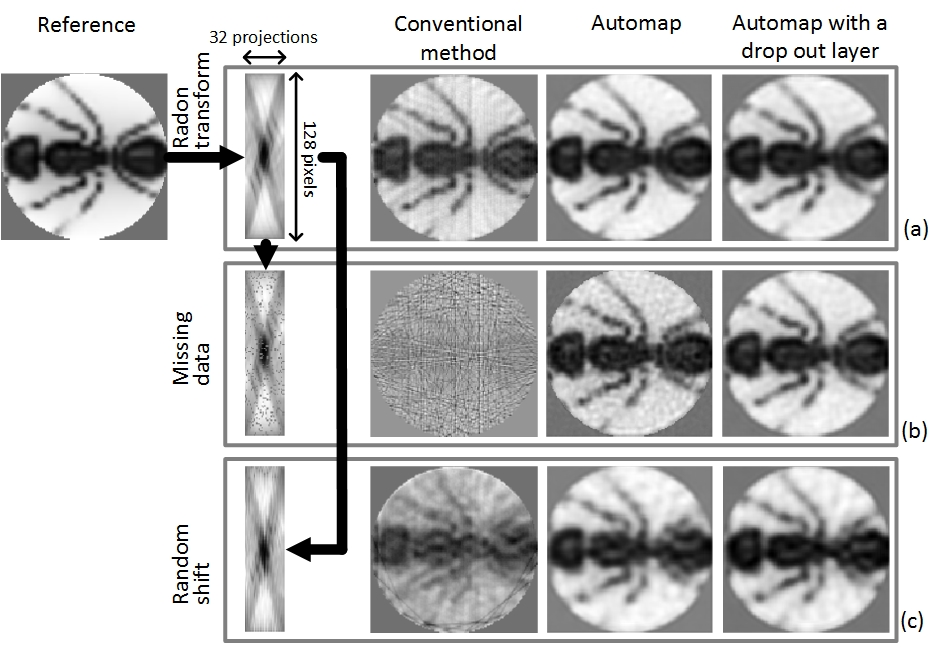
#> input picture Image reconstruction/Deep learning (AUTOMAP)/automap.jpg, 942 x 647 px, given as the content of the folder Data/ImageNet, which was not available
$ python keras_generate_input.py   (older library calls are emulated)
#> lines starting #> are read from the running program, lines starting #| are printed output that depends on the picture; long printed decimals are rounded; pictures that were not available may be replaced by others from this repository, and a replacement may not be noted
'''
create input data with flexible size
'''
from __future__ import print_function, division
import numpy as np
import cv2
import os
import matplotlib
from matplotlib import pyplot as plt
import random

from skimage import data_dir
from skimage.io import imread
from skimage.transform import radon, iradon, rescale, resize
from scipy.ndimage.interpolation import shift


def im_rotate(img, angle):
    """ Rotates an image by angle degrees
    :param img: input image
    :param angle: angle by which the image is rotated, in degrees
    :return: rotated image
    """
    rows, cols = img.shape
    rotM = cv2.getRotationMatrix2D((cols/2-0.5, rows/2-0.5), angle, 1)
    imrotated = cv2.warpAffine(img, rotM, (cols, rows))

    return imrotated

def createCircularMask(h, w, center=None, radius=None):
    #draw a circular mask
    if center is None: # use the middle of the image
        center = [int(w/2), int(h/2)]
    if radius is None: # use the smallest distance between the center and image walls
        radius = min(center[0], center[1], w-center[0], h-center[1])

    Y, X = np.ogrid[:h, :w]
    dist_from_center = np.sqrt((X - center[0])**2 + (Y-center[1])**2)

    mask = dist_from_center <= radius
    return mask

def crop_circle(image, crop_half_width, crop_half_height, mask):
    #crop the center of an image and draw a circular mask '
    h=image.shape[1]
    w=image.shape[0]
    center = [int(w/2), int(h/2)]
    masked_img = image [int(center[0]-crop_half_width):int(center[0]+crop_half_width),int(center[1]-crop_half_height):int(center[1]+crop_half_height)].copy()

    masked_img[~mask] = 0

    return (masked_img)

def create_sino(image,no_angles):
    theta = np.linspace(0., 180., no_angles, endpoint=True)
    sinogram = radon(image, theta=theta, circle=True)
    #print ('sinogram shape:',np.shape(sinogram))
    return (sinogram, theta)

# [689 lines left out: functions create_sino_fft, create_sino_shift, load_images, load_images_0to1, load_images_normalize_shift_rotate, load_images_normalize_shift_rotate_random and 5 more, not called in this run]

def load_images_normalize_shift_rotate_large(folder, n_img, img_size, no_angles, shift = False, imrotate = False):
    """ Loads n_im images from the folder and puts them in an array bigy of
    size (n_im, im_size1, im_size2), where (im_size1, im_size2) is an image
    size.
    Performs FFT of every input image and puts it in an array bigx of size
    (n_im, im_size1, im_size2, 2), where "2" represents real and imaginary
    dimensions
    :param folder: path to the folder, which contains images
    :param n_im: number of images to load from the folder
    :param normalize: if True - the xbig data will be normalized
    :param imrotate: if True - the each input image will be rotated by 90, 180,
    and 270 degrees
    :return:
    bigx: 4D array of frequency data of size (n_im, im_size1, im_size2, 2)
    bigy: 3D array of images of size (n_im, im_size1, im_size2)
    """
#> called with folder = 'Data\\ImageNet', n_img = 100, img_size = 128, no_angles = 128, shift = True, imrotate = True
    assert(img_size % 2 == 0) # image size must be even number
    # Initialize the arrays:
    n_im = n_img
    if shift:
        n_im = 4*n_img
    if imrotate:
        n_im = 4*n_img
    if shift and imrotate:
        n_im = 7*n_img


    print ('number of image:', n_im)
    bigy = np.empty((n_im, 1, img_size, img_size))
    bigx = np.empty((n_im, 1, img_size, no_angles))

    # create circular mask
    mask = createCircularMask(img_size, img_size, radius=img_size/2)
    print ('mask shape:', np.shape(mask))
    im = 0  # image counter
    #print (os.listdir(folder))
    for filename in os.listdir(folder):
        if not filename.startswith('.'):
            bigy_temp = cv2.imread(os.path.join(folder, filename),
                                   cv2.IMREAD_GRAYSCALE)
#> bigy_temp: shape (647, 942); min 0, max 255, mean 193.6

            # normalized to -0.5 to 0.5
            bigy_temp=cv2.normalize(bigy_temp, bigy_temp, alpha=-0.5, beta=0.5, norm_type=cv2.NORM_MINMAX, dtype=cv2.CV_32F)
            bigy_temp = rescale(bigy_temp,0.2,order=1)
#> bigy_temp: shape (129, 188) float32
            # if the image is too small, upscale
            if (np.shape(bigy_temp)[0]  <=img_size) or (np.shape(bigy_temp)[1] <=img_size):
                bigy_temp = np.squeeze(bigy_temp)
                bigy_temp = rescale(bigy_temp,2,order=1)
            if (np.shape(bigy_temp)[0]  <=img_size) or (np.shape(bigy_temp)[1] <=img_size):
                bigy_temp = np.squeeze(bigy_temp)
                bigy_temp = rescale(bigy_temp,2,order=1)
            if (np.shape(bigy_temp)[0]  <=img_size) or (np.shape(bigy_temp)[1] <=img_size):
                bigy_temp = np.squeeze(bigy_temp)
                bigy_temp = rescale(bigy_temp,2,order=1)
            if (np.shape(bigy_temp)[0]  <=img_size) or (np.shape(bigy_temp)[1] <=img_size):
                bigy_temp = np.squeeze(bigy_temp)
                bigy_temp = rescale(bigy_temp,2,order=1)
            if (np.shape(bigy_temp)[0]  <=img_size) or (np.shape(bigy_temp)[1] <=img_size):
                bigy_temp = np.squeeze(bigy_temp)
                bigy_temp = rescale(bigy_temp,2,order=1)
            if (np.shape(bigy_temp)[0]  <=img_size) or (np.shape(bigy_temp)[1] <=img_size):
                bigy_temp = np.squeeze(bigy_temp)
                bigy_temp = rescale(bigy_temp,2,order=1)
            # crop a circle in the middle of the image to simulate CT
            bigy_temp_crop=crop_circle(bigy_temp, img_size/2, img_size/2, mask)

            # expand dimension to make it channel first
            bigy[im, :, :, :] = np.expand_dims(bigy_temp_crop, axis = 0);

            # generate sinogram
            sinogram, _ = create_sino(bigy_temp_crop, no_angles)
            bigx[im, :, :, :] = np.expand_dims(sinogram, axis = 0);
            im += 1


            if shift:
                i = 0
                for step in [-10, -10, 10]:

                    bigy_shift = np.roll(bigy_temp, step, axis = i)
                    bigy_temp_crop=crop_circle(bigy_shift, img_size/2, img_size/2, mask)
                    sinogram, _ = create_sino(bigy_temp_crop,no_angles)
                    bigx[im, :, :, :] = np.expand_dims(sinogram, axis = 0);
                    bigy[im, :, :, :] = np.expand_dims(bigy_temp_crop, axis = 0);
                    i = 1 # change axis
                    im += 1
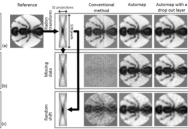
#> bigy_shift: shape (129, 188) float32; min -0.5, max 0.5, mean 0.259; drawn with min black and max white
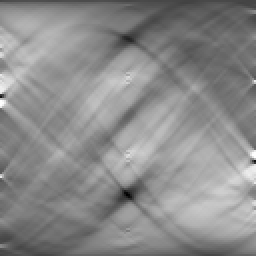
#> sinogram: shape (128, 128) float32 (shown 2 times larger); min -23.07, max 60.5, mean 22.5; drawn with min black and max white
#> after the loop, im = 4


            if imrotate:
                for angle in [90, 180, 270]:

                    bigy_rot = im_rotate(bigy_temp, angle)
                    bigy_temp_crop=crop_circle(bigy_rot, img_size/2, img_size/2, mask)
                    sinogram, _ = create_sino(bigy_temp_crop,no_angles)
                    bigx[im, :, :, :] = np.expand_dims(sinogram, axis = 0);
                    bigy[im, :, :, :] = np.expand_dims(bigy_temp_crop, axis = 0);

                    im += 1
#> this loop made 3 passes
#> pass 1, in create_sino (call 5), `sinogram = radon(image, theta=theta, circle=True)`:
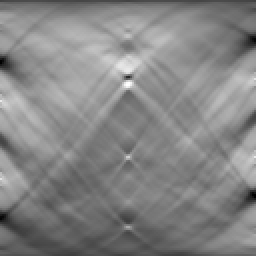
#> sinogram: shape (128, 128) float32 (shown 2 times larger); min -20.08, max 57.53, mean 20.4; drawn with min black and max white
#> after the loop:
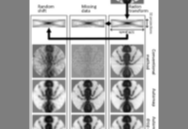
#> bigy_rot: shape (129, 188) float32; min -0.494, max 0.5, mean 0.156; drawn with min black and max white
#> after the loop:
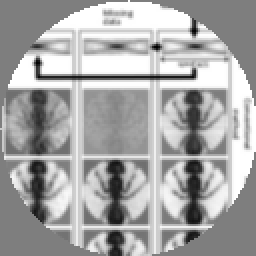
#> bigy_temp_crop: shape (128, 128) float32 (shown 2 times larger); min -0.494, max 0.5, mean 0.161; drawn with min black and max white
#> after the loop:
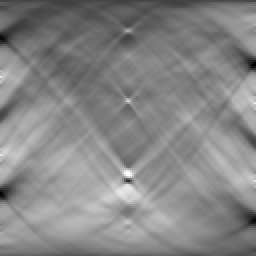
#> sinogram: shape (128, 128) float32 (shown 2 times larger); min -20.67, max 57.55, mean 20.5; drawn with min black and max white
#> after the loop, im = 7


        if im > (n_im - 1):  # how many images to load
            break

    #bigy=cv2.normalize(bigy, bigy, alpha=-0.5, beta=0.5, norm_type=cv2.NORM_MINMAX, dtype=cv2.CV_32F)
    bigx=cv2.normalize(bigx, bigx, alpha=-0.5, beta=0.5, norm_type=cv2.NORM_MINMAX, dtype=cv2.CV_32F)
    return bigx, bigy

if __name__ == "__main__":
    dir_temp=r'Data\ImageNet'
    #X, Y = load_images(dir_temp, 10, 128, 180, imrotate=True)
    n_im = 100
    img_size = 128
    no_angles = 128
    min_output = -0.5
    max_output = 0.5
    X, Y = load_images_normalize_shift_rotate_large(dir_temp, n_im, img_size, no_angles, shift = True, imrotate = True)
    theta = np.linspace(0., 180., no_angles, endpoint=True)

    #Y = load_images_y(dir_temp, n_im, img_size,  min_output, max_output, shift = True, imrotate = True)
    print (np.shape(Y))
#| (700, 1, 128, 128)
    #X = create_sino_X (Y, no_angles,min_output, max_output, )

    print('max X:',np.amax(X))
#| max X: 0.5
    print('min X:',np.amin(X))
#| min X: -0.5
    print('max Y:',np.amax(Y))
#| max Y: 0.5
    print('min Y:',np.amin(Y))
#| min Y: -0.4995

    k=7*5

    plt.subplot(331), plt.imshow(np.squeeze(Y[k, :, :, :]), cmap='gray')

    plt.title('Y_ori'), plt.xticks([]), plt.yticks([])

    plt.subplot(334), plt.imshow(np.squeeze(Y[k+1, :, :, :]), cmap='gray')

    plt.title('Y_shift 10 vertical up'), plt.xticks([]), plt.yticks([])

    plt.subplot(335), plt.imshow(np.squeeze(Y[k+2, :, :, :]), cmap='gray')

    plt.title('Y_shift 10 horizontal left'), plt.xticks([]), plt.yticks([])

    plt.subplot(336), plt.imshow(np.squeeze(Y[k+3, :, :, :]), cmap='gray')

    plt.title('Y_shift 10 horizontal right'), plt.xticks([]), plt.yticks([])


    plt.subplot(337), plt.imshow(np.squeeze(Y[k+4, :, :, :]), cmap='gray')

    plt.title('Y_rot90'), plt.xticks([]), plt.yticks([])

    plt.subplot(338), plt.imshow(np.squeeze(Y[k+5, :, :, :]), cmap='gray')

    plt.title('Y_rot180'), plt.xticks([]), plt.yticks([])

    plt.subplot(339), plt.imshow(np.squeeze(Y[k+6, :, :, :]), cmap='gray')

    plt.title('Y_rot270'), plt.xticks([]), plt.yticks([])

    plt.show()


    plt.subplot(331), plt.imshow(np.squeeze(X[k, :, :, :]), cmap='gray')

    plt.title('X_ori'), plt.xticks([]), plt.yticks([])

    plt.subplot(334), plt.imshow(np.squeeze(X[k+1, :, :, :]), cmap='gray')

    plt.title('X_shift 10 vertical up'), plt.xticks([]), plt.yticks([])

    plt.subplot(335), plt.imshow(np.squeeze(X[k+2, :, :, :]), cmap='gray')

    plt.title('X_shift 10 horizontal left'), plt.xticks([]), plt.yticks([])

    plt.subplot(336), plt.imshow(np.squeeze(X[k+3, :, :, :]), cmap='gray')

    plt.title('X_shift 10 horizontal right'), plt.xticks([]), plt.yticks([])


    plt.subplot(337), plt.imshow(np.squeeze(X[k+4, :, :, :]), cmap='gray')

    plt.title('X_rot90'), plt.xticks([]), plt.yticks([])

    plt.subplot(338), plt.imshow(np.squeeze(X[k+5, :, :, :]), cmap='gray')

    plt.title('X_rot180'), plt.xticks([]), plt.yticks([])

    plt.subplot(339), plt.imshow(np.squeeze(X[k+6, :, :, :]), cmap='gray')

    plt.title('X_rot270'), plt.xticks([]), plt.yticks([])

    plt.show()

    reconstruction_fbp = iradon(np.squeeze(X[k+6, :, :, :]), theta=theta, circle=True)
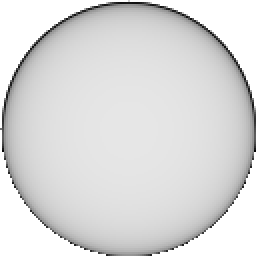
#> reconstruction_fbp: shape (128, 128) float32 (shown 2 times larger); min -0.0107, max 0, mean -0.0015; drawn with min black and max white
    plt.imshow(reconstruction_fbp, cmap='gray')
    plt.show()


    print (np.shape(X))
#| (700, 1, 128, 128)
